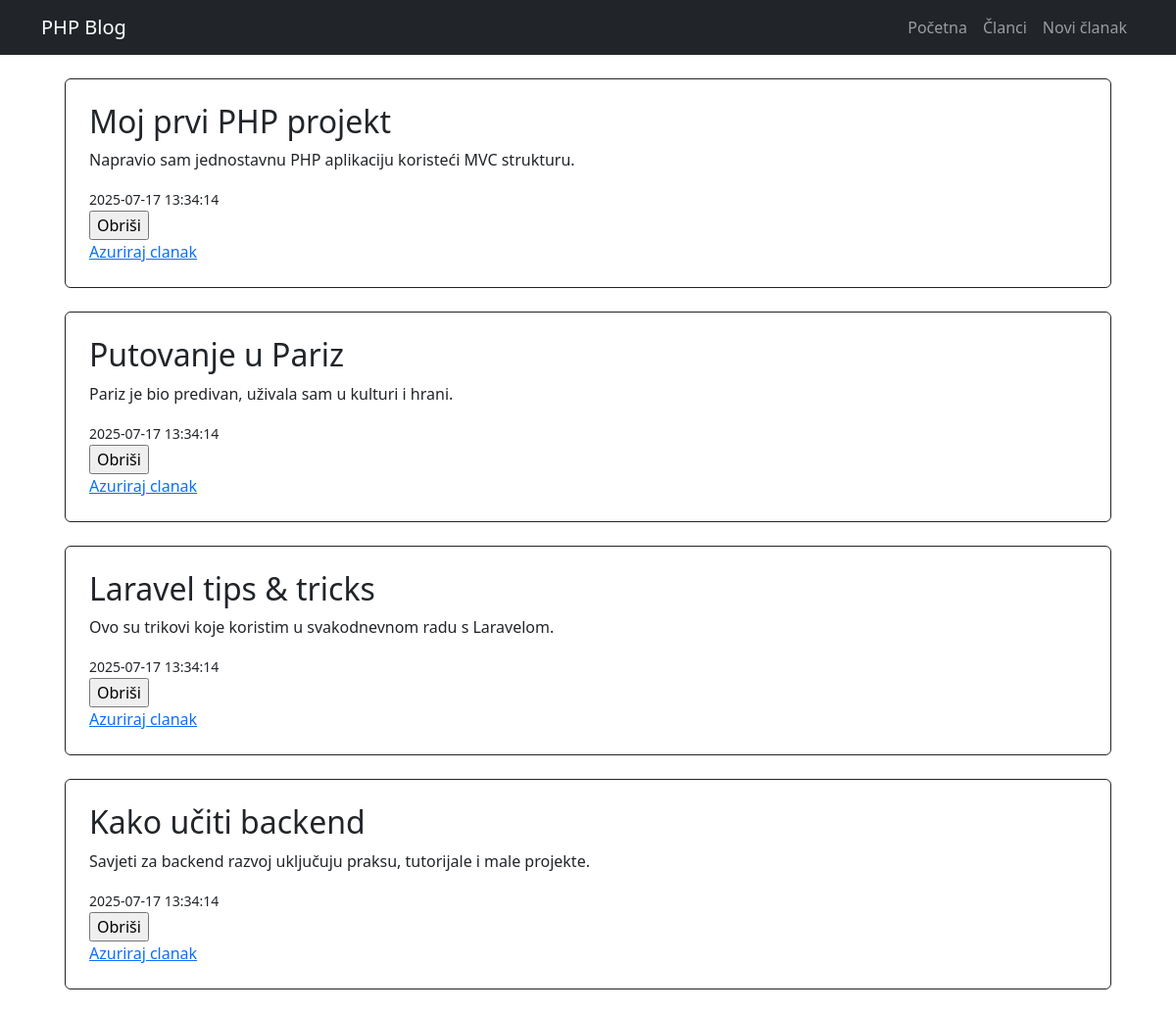
The page /articles on the database its author committed.
### tables this page shows
CREATE TABLE IF NOT EXISTS clanci (
    id INT UNSIGNED AUTO_INCREMENT PRIMARY KEY,
    korisnikId INT UNSIGNED NOT NULL,
    naslov VARCHAR(255) NOT NULL,
    tijelo TEXT NOT NULL,
    createdAt TIMESTAMP NOT NULL DEFAULT CURRENT_TIMESTAMP,
    FOREIGN KEY (korisnikId) REFERENCES korisnici(id) ON DELETE CASCADE
);

### core/functions.php (called while the page is built, shortened)
<?php
function view($pathToView, $podaci = []) {
  extract($podaci);
  require "views/{$pathToView}";
}

### controllers/ArticlesController.php (called while the page is built, shortened)
<?php
class ArticlesController {
  public function index() {
    require __DIR__ . '/../models/Article.php';
    $articleModel = new Article();
    $articles = $articleModel->getAll();
    view('articles/index.view.php', [
      'articles' => $articles
    ]);
  }
}

### index.php (called while the page is built, shortened)
<?php
require 'core/Database.php';
require 'core/functions.php';
require 'core/Router.php';
$router = new Router();
$currentUri = $_SERVER['REQUEST_URI'];
$parts = parse_url($currentUri);
$method = $_SERVER['REQUEST_METHOD'];
$router->route($parts['path'], $method);

### core/Database.php (called while the page is built)
<?php
class Database {
  private static $instance;
  private $connection;
  private function __construct() {
    try {
      $this->connection = new PDO("mysql:host=localhost;dbname=blogdb", "root", "Vidacerna123212");
      $this->connection->setAttribute(PDO::ATTR_DEFAULT_FETCH_MODE, PDO::FETCH_ASSOC);
    } catch(PDOException $e) {
      die("Neuspješna konekcija na bazu: {$e->getMessage()}");
    }
  }
  public static function getInstance() {
    if (self::$instance == null) {
      self::$instance = new self();
    }
    return self::$instance;
  }
  public function getConnection() {
    return $this->connection;
  }
}

### models/Article.php (called while the page is built, shortened)
<?php
class Article {
  private $db;
  public function __construct() {
    $this->db = Database::getInstance()->getConnection();
  }
  public function getAll() {
    $stmt = $this->db->prepare("SELECT * FROM clanci");
    $stmt->execute();
    return $stmt->fetchAll();
  }
}

### views/articles/index.view.php (the view, shortened to what this page needs)
<?php require 'views/partials/head.php' ?>
<div class="container mt-4">
  <?php foreach($articles as $article) :?>
    <article class="rounded border p-4 border-dark m-4">
      <h2><?= $article['naslov'] ?></h2>
      <p><?= $article['tijelo'] ?></p>
      <small><?= $article['createdAt'] ?></small>
      <form action="/articles-delete" method="POST">
        <input type="submit" value="Obriši">
      </form>
      <a href="/articles-edit?id=<?= $article['id']?>">Azuriraj clanak</a>
    </article>
  <?php endforeach; ?>
</div>
<?php require 'views/partials/foot.php' ?>

### core/Router.php (shortened to what this page needs)
<?php
class Router {
  private $routes = [];
  public function addRoute(string $method, string $uri, string $controller, string $action) {
    $this->routes[] = [
      'uri' => $uri,
      'controller' => $controller,
      'method' => $method,
      'action' => $action
    ];
  }
  public function route(string $currentUri, string $method) {
    foreach($this->routes as $route) {
      if ($currentUri === $route['uri'] && $method === $route['method']) {
        $controller = new $route['controller'];
        $act = $route['action'];
        return $controller->$act();
      }
    }
  }
}

### views/partials/head.php (shortened to what this page needs)
<!DOCTYPE html>
<html lang="hr">
<head>
  <link href="https://cdn.jsdelivr.net/npm/bootstrap@5.3.7/dist/css/bootstrap.min.css" rel="stylesheet">
</head>
<body>
  <header>
    <nav class="navbar navbar-expand-lg navbar-dark bg-dark">
      <div class="container">
        <a href="/" class="navbar-brand">PHP Blog</a>
        <div class="navbar-nav">
          <a href="/" class="nav-link">Početna</a>
          <a href="/articles" class="nav-link">Članci</a>
          <a href="/articles-create" class="nav-link">Novi članak</a>
        </div>
      </div>
    </nav>
  </header>

### views/partials/foot.php (shortened to what this page needs)
</body>
</html>

### rows shown on the page
clanci: naslov "Moj prvi PHP projekt", tijelo "Napravio sam jednostavnu PHP aplikaciju koristeći MVC strukturu.", createdAt "2025-07-17 13:34:14"
clanci: naslov "Putovanje u Pariz", tijelo "Pariz je bio predivan, uživala sam u kulturi i hrani.", createdAt "2025-07-17 13:34:14"
clanci: naslov "Laravel tips & tricks", tijelo "Ovo su trikovi koje koristim u svakodnevnom radu s Laravelom.", createdAt "2025-07-17 13:34:14"
clanci: naslov "Kako učiti backend", tijelo "Savjeti za backend razvoj uključuju praksu, tutorijale i male projekte.", createdAt "2025-07-17 13:34:14"
